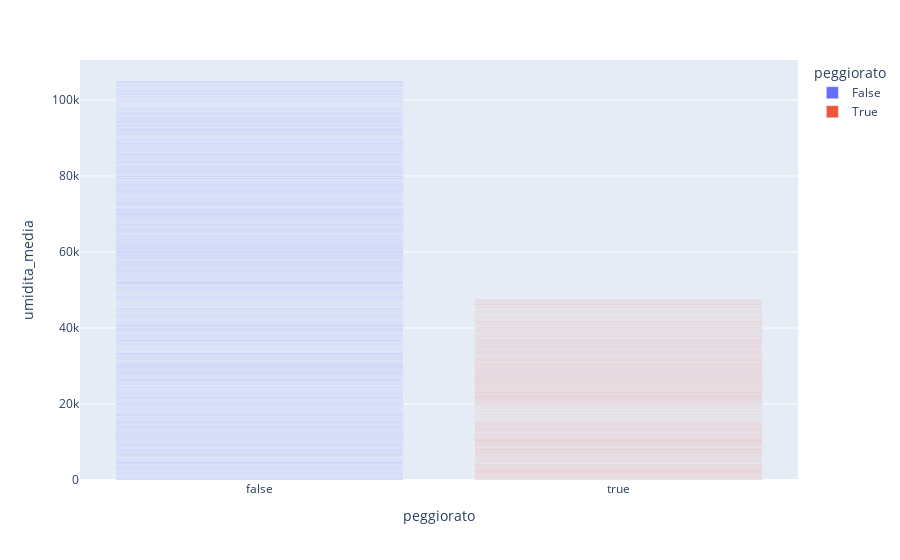

The cell this chart's notebook holds for it:
### Code cell
import plotly.express as px

fig = px.bar(dataset, y="umidita_media", x="peggiorato", color="peggiorato")
fig.show()

### Figure 1 — Plotly figure (JSON) as saved in the notebook; plotly's stock layout.template omitted (floating-point values rounded to 4 significant figures; data arrays with more than 128 entries replaced by an {"elided": "..."} marker saying what was removed)
{"data": [{"alignmentgroup": "True", "hovertemplate": "peggiorato=%{x}<br>umidita_media=%{y}<extra></extra>", "legendgroup": "False", "marker": {"color": "#636efa", "pattern": {"shape": ""}}, "name": "False", "offsetgroup": "False", "orientation": "v", "showlegend": true, "textposition": "auto", "type": "bar", "x": {"elided": "1453 bool values"}, "xaxis": "x", "y": {"elided": "1453 int values"}, "yaxis": "y"}, {"alignmentgroup": "True", "hovertemplate": "peggiorato=%{x}<br>umidita_media=%{y}<extra></extra>", "legendgroup": "True", "marker": {"color": "#EF553B", "pattern": {"shape": ""}}, "name": "True", "offsetgroup": "True", "orientation": "v", "showlegend": true, "textposition": "auto", "type": "bar", "x": {"elided": "657 bool values"}, "xaxis": "x", "y": {"elided": "657 int values"}, "yaxis": "y"}], "layout": {"barmode": "relative", "legend": {"title": {"text": "peggiorato"}, "tracegroupgap": 0}, "margin": {"t": 60}, "xaxis": {"anchor": "y", "categoryarray": [false, true], "categoryorder": "array", "domain": [0, 1], "title": {"text": "peggiorato"}}, "yaxis": {"anchor": "x", "domain": [0, 1], "title": {"text": "umidita_media"}}}}
